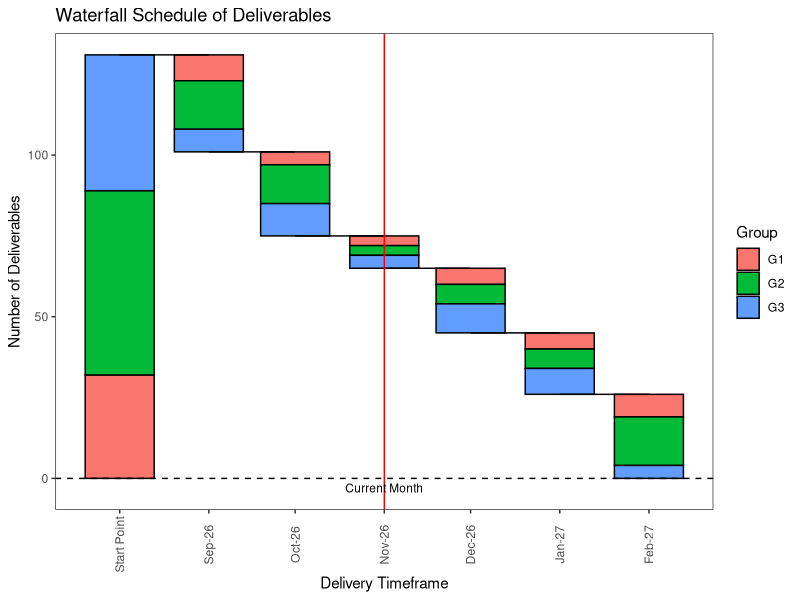

Reproduce this figure in R.
library(dplyr)
library(lubridate)
library(ggplot2)

# Create mock data
month_range <- -2:3
df <- data.frame()

for (r in month_range){
    
    g1 <- sample(3:8,1)
    g2 <- sample(3:15,1)
    g3 <- sample(3:12,1)
    
    group <- data.frame(Group = c(rep("G1",g1), rep("G2", g2), rep("G3", g3)))
    month <- data.frame(Month = c(rep(floor_date(today() %m+% months(r), "month"), sum(g1, g2, g3))))
    set <- data.frame(Group = group, Month = month)
    df <- rbind(df, set)
}


df$Value <- -1

df2 <- df %>% 
    select(Group, Value) %>% 
    group_by(Group) %>% 
    summarise(Value = sum(-Value)) %>% 
    ungroup() %>% 
    mutate(Month = floor_date(min(df$Month) %m+% (months(-1)))) %>%
    select(Group, Month, Value)

df <- rbind(df2,df)

df$Month <- ymd(df$Month)  #This date conversion is necessary for scale_x_date when we go to plot

all.equal(sum(df$Value), 0)   # check that the sum of the values is zero


data1 <- df %>% 
    select(Month, Value) %>% 
    group_by(Month) %>% 
    summarise(Value = sum(Value)) %>% 
    ungroup()

data1 <- data1  %>%
    mutate(
        yend = round(cumsum(Value), 3),
        ystart = lag(cumsum(Value), default = 0),
        xstart = c(head(Month, -1), NA),
        xend = c(tail(Month, -1), NA))

data2 <- df %>%
    select(Month, Group, Value) %>% 
    group_by(Month, Group) %>% 
    summarise(Value = sum(Value)) %>% 
    ungroup()

data2 <- data2 %>%
    mutate(
        yend2 = cumsum(Value),
        ystart2 = lag(cumsum(Value), default = 0) 
    )

data2 <- data2 %>% 
    left_join(data1, by = "Month") %>%
    select(-c("Value.x", "Value.y"))  # These variables are no longer needed



month_label <- c("Start Point", tail(format(as.Date(seq(from = min(data1$Month), to = max(data1$Month), 
                                                        by = "month")), "%b-%y"), -1))

ggplot(data2) +
    geom_rect(aes(xmin = ymd(Month) - days(12),
                  xmax = ymd(Month) + days(12), ymin = yend2, ymax = ystart2,
                  fill = Group),
              colour = "black") +
    geom_segment(data = data1[1:(nrow(data1) -1),],aes(x = ymd(xstart),
                                                       xend = ymd(xend),
                                                       y = yend,
                                                       yend = yend)) +
    geom_hline(yintercept = 0, linetype=2) +
    geom_vline(xintercept = floor_date(today(), "month"), linetype=1, colour = "red", 
               show.legend = TRUE) +
    annotate("text", x = floor_date(today(), "month"), y = -3, label = "Current Month", size = 3) +
    labs(y = "Number of Deliverables", x = "Delivery Timeframe", 
         title = "Waterfall Schedule of Deliverables") +
    scale_x_date(breaks = seq(from = min(data1$Month), to = max(data1$Month), by = "month"), labels = month_label) +
    theme_bw()+
    theme(legend.position = "right", panel.grid = element_blank(), axis.text.x = element_text(angle = 90, vjust = .5))